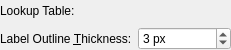
<?xml version="1.0" encoding="UTF-8"?>
<ui version="4.0">
 <class>qCjyxLabelMapVolumeDisplayWidget</class>
 <widget class="qCjyxWidget" name="qCjyxLabelMapVolumeDisplayWidget">
  <property name="geometry">
   <rect>
    <x>0</x>
    <y>0</y>
    <width>231</width>
    <height>50</height>
   </rect>
  </property>
  <property name="windowTitle">
   <string>Form</string>
  </property>
  <layout class="QGridLayout" name="gridLayout">
   <property name="leftMargin">
    <number>0</number>
   </property>
   <property name="topMargin">
    <number>0</number>
   </property>
   <property name="rightMargin">
    <number>0</number>
   </property>
   <property name="bottomMargin">
    <number>0</number>
   </property>
   <item row="1" column="1">
    <widget class="QSpinBox" name="SliceIntersectionThicknessSpinBox">
     <property name="toolTip">
      <string>When displaying the label map with the outline/not filled option, this controls the width of the outline.</string>
     </property>
     <property name="suffix">
      <string> px</string>
     </property>
     <property name="minimum">
      <number>1</number>
     </property>
     <property name="maximum">
      <number>20</number>
     </property>
     <property name="singleStep">
      <number>1</number>
     </property>
     <property name="value">
      <number>3</number>
     </property>
    </widget>
   </item>
   <item row="0" column="1">
    <widget class="qDMMLColorTableComboBox" name="ColorTableComboBox">
     <property name="addEnabled">
      <bool>false</bool>
     </property>
     <property name="removeEnabled">
      <bool>false</bool>
     </property>
    </widget>
   </item>
   <item row="0" column="0">
    <widget class="QLabel" name="LookupTableLabel">
     <property name="text">
      <string>Lookup Table:</string>
     </property>
    </widget>
   </item>
   <item row="1" column="0">
    <widget class="QLabel" name="SliceIntersectionThicknessLabel">
     <property name="text">
      <string>Label Outline &amp;Thickness:</string>
     </property>
     <property name="buddy">
      <cstring>SliceIntersectionThicknessSpinBox</cstring>
     </property>
    </widget>
   </item>
  </layout>
 </widget>
 <customwidgets>
  <customwidget>
   <class>qDMMLColorTableComboBox</class>
   <extends>qDMMLNodeComboBox</extends>
   <header>qDMMLColorTableComboBox.h</header>
  </customwidget>
  <customwidget>
   <class>qDMMLNodeComboBox</class>
   <extends>QWidget</extends>
   <header>qDMMLNodeComboBox.h</header>
   <container>1</container>
  </customwidget>
  <customwidget>
   <class>qCjyxWidget</class>
   <extends>QWidget</extends>
   <header>qCjyxWidget.h</header>
   <container>1</container>
  </customwidget>
 </customwidgets>
 <resources/>
 <connections>
  <connection>
   <sender>qCjyxLabelMapVolumeDisplayWidget</sender>
   <signal>dmmlSceneChanged(vtkDMMLScene*)</signal>
   <receiver>ColorTableComboBox</receiver>
   <slot>setDMMLScene(vtkDMMLScene*)</slot>
   <hints>
    <hint type="sourcelabel">
     <x>299</x>
     <y>273</y>
    </hint>
    <hint type="destinationlabel">
     <x>271</x>
     <y>17</y>
    </hint>
   </hints>
  </connection>
 </connections>
</ui>
